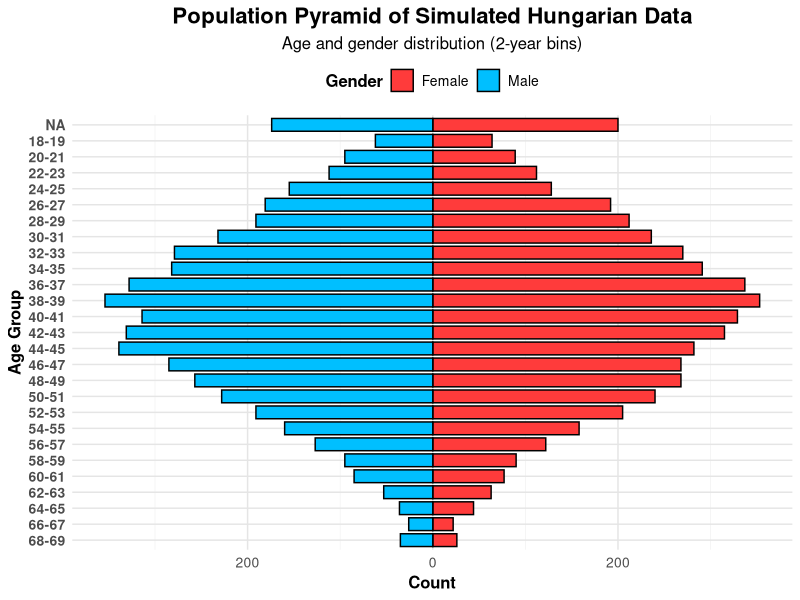
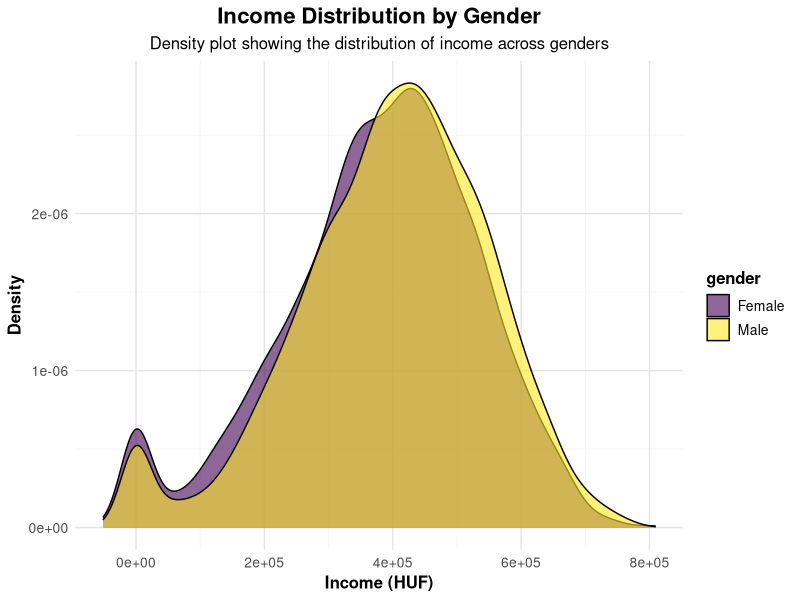
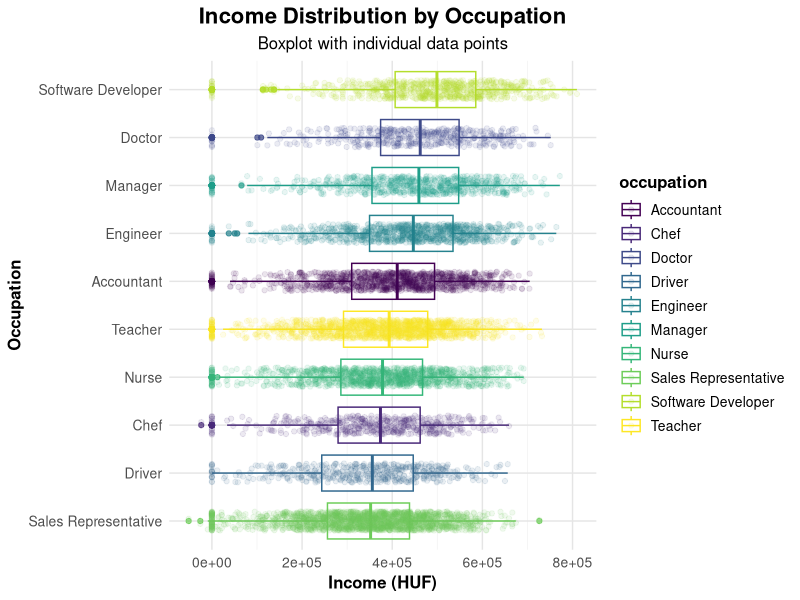
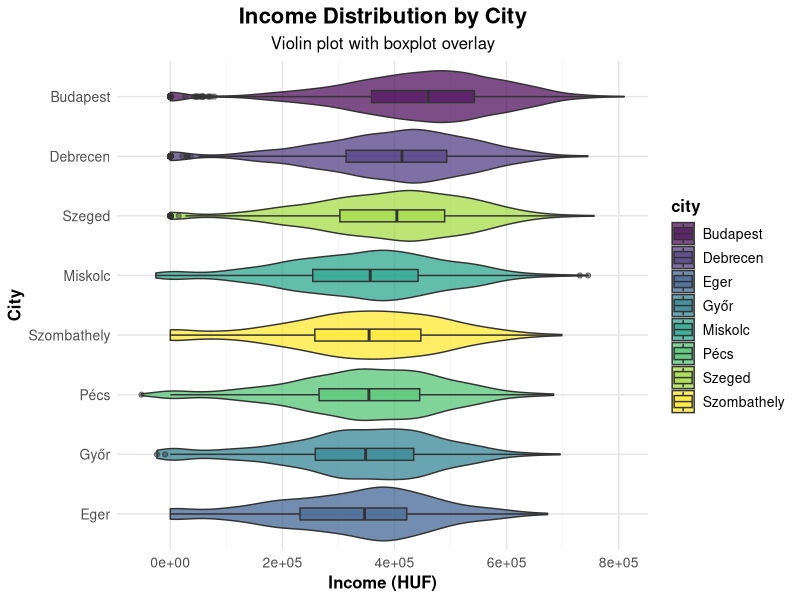
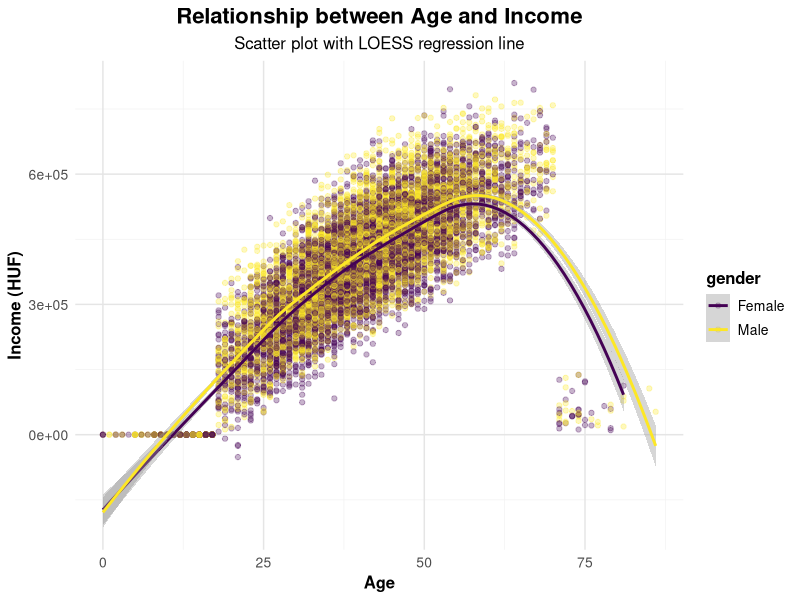
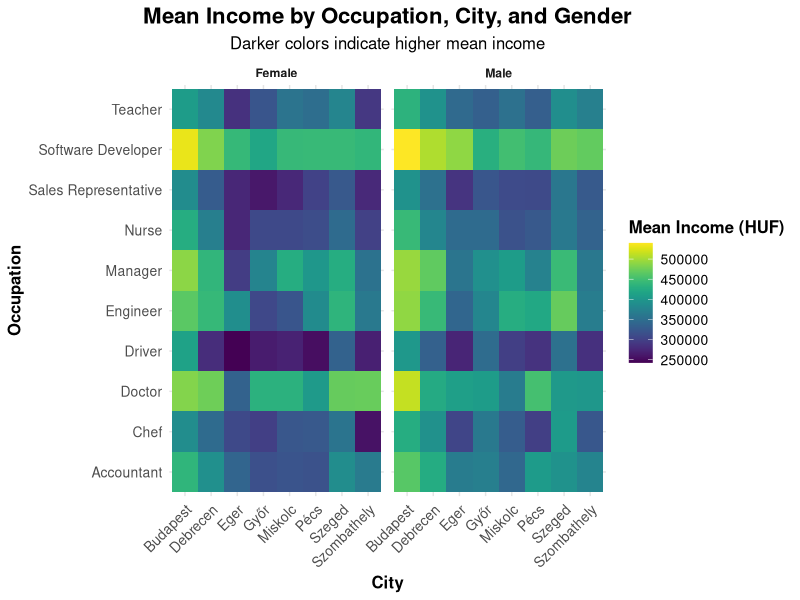
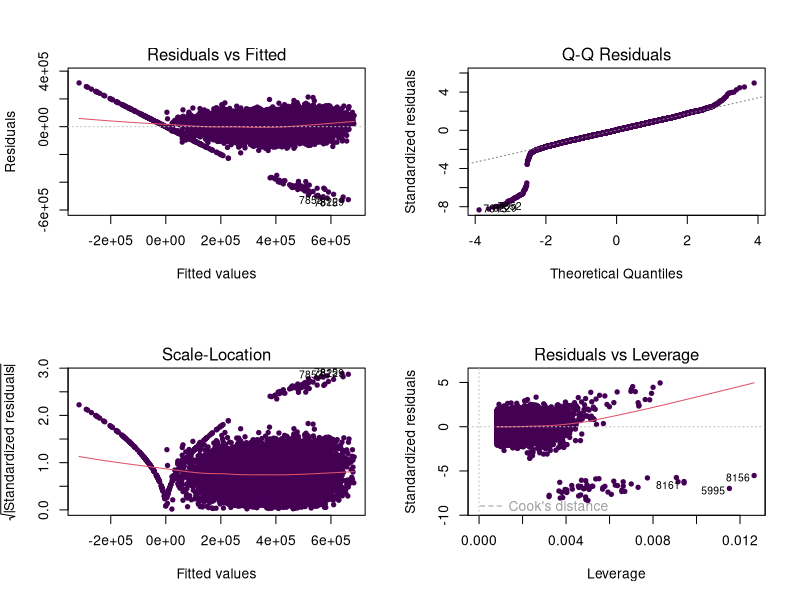
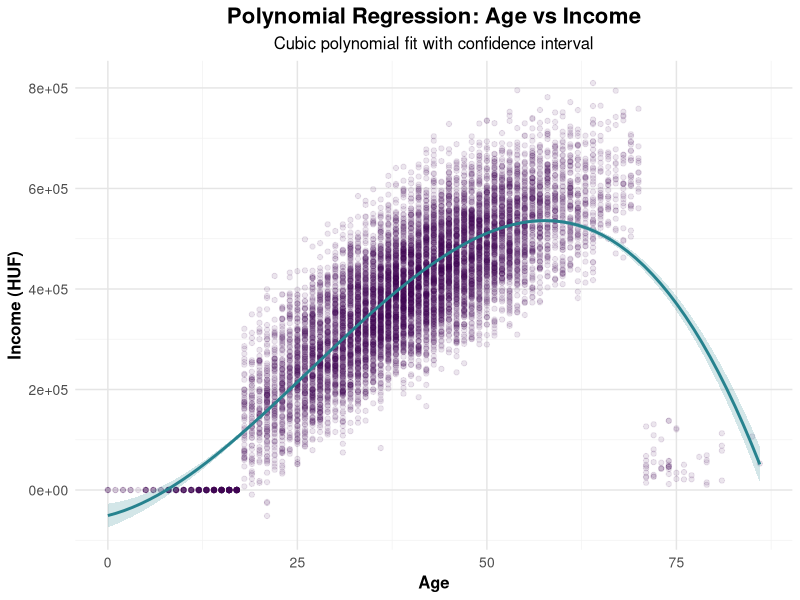

These charts were generated, in order, by the following R code:
## ---- chunk 1
knitr::opts_chunk$set(echo = TRUE, warning = FALSE, message = FALSE)
library(tidyverse)
library(car)
library(lmtest)
library(ggplot2)
library(dplyr)
library(broom)
library(viridis)
library(ggthemes)
library(knitr)
library(kableExtra)
## ---- chunk 2
# Custom theme for all plots
custom_theme <- theme_minimal() +
  theme(
    plot.title = element_text(size = 16, face = "bold", hjust = 0.5),
    plot.subtitle = element_text(size = 12, hjust = 0.5),
    axis.title = element_text(size = 12, face = "bold"),
    axis.text = element_text(size = 10),
    legend.title = element_text(size = 12, face = "bold"),
    legend.text = element_text(size = 10),
    panel.grid.major = element_line(color = "gray90"),
    panel.grid.minor = element_line(color = "gray95")
  )

# Color palette
income_palette <- viridis::viridis(10)
## ---- chunk 3
set.seed(123) # For reproducibility

# Define parameters
n <- 10000  # Number of observations
cities <- c("Budapest", "Debrecen", "Szeged", "Miskolc", "Pécs", "Győr", "Szombathely", "Eger")
# Define population weights for cities (based on approximate relative population sizes)
city_weights <- c(0.35, 0.15, 0.12, 0.10, 0.08, 0.08, 0.06, 0.06)  # Sums to 1
occupations <- c("Software Developer", "Teacher", "Doctor", "Sales Representative", 
                "Engineer", "Accountant", "Nurse", "Manager", "Chef", "Driver")
# Define occupation weights (based on approximate relative frequency in the workforce)
occupation_weights <- c(0.08, 0.15, 0.05, 0.20, 0.10, 0.12, 0.12, 0.08, 0.05, 0.05)  # Sums to 1
genders <- c("Male", "Female")

# Generate data
data <- data.frame(
  age = round(rnorm(n, mean = 40, sd = 12)),
  city = sample(cities, n, replace = TRUE, prob = city_weights),  # Use weighted sampling
  occupation = sample(occupations, n, replace = TRUE, prob = occupation_weights),  # Use weighted sampling
  gender = sample(genders, n, replace = TRUE)
)

# Ensure age is not negative
data$age <- pmax(0, data$age)

# Generate income based on relationships
data <- data %>%
  mutate(
    # Base income
    base_income = 300000,
    
    # Age effect (quadratic relationship)
    age_effect = 10000 * (age - 40) - 100 * (age - 40)^2,
    
    # City effect
    city_effect = case_when(
      city == "Budapest" ~ 100000,
      city %in% c("Debrecen", "Szeged") ~ 50000,
      TRUE ~ 0
    ),
    
    # Occupation effect
    occupation_effect = case_when(
      occupation == "Software Developer" ~ 150000,
      occupation == "Doctor" ~ 120000,
      occupation == "Manager" ~ 100000,
      occupation == "Engineer" ~ 80000,
      occupation == "Accountant" ~ 60000,
      occupation == "Teacher" ~ 40000,
      occupation == "Nurse" ~ 30000,
      occupation == "Chef" ~ 20000,
      occupation == "Driver" ~ 10000,
      TRUE ~ 0
    ),
    
    # Gender effect (simulating gender pay gap)
    gender_effect = ifelse(gender == "Male", 20000, 0),
    
    # Random noise
    noise = rnorm(n, 0, 50000)
  ) %>%
  mutate(
    # Calculate regular income
    regular_income = base_income + age_effect + city_effect + occupation_effect + gender_effect + noise,
    
    # Calculate pension (for age > 70)
    # Pension is based on previous occupation and city, but with reduced amounts
    pension_base = case_when(
      occupation == "Software Developer" ~ 120000,
      occupation == "Doctor" ~ 100000,
      occupation == "Manager" ~ 80000,
      occupation == "Engineer" ~ 70000,
      occupation == "Accountant" ~ 50000,
      occupation == "Teacher" ~ 40000,
      occupation == "Nurse" ~ 35000,
      occupation == "Chef" ~ 30000,
      occupation == "Driver" ~ 25000,
      TRUE ~ 20000
    ),
    
    # Add city adjustment to pension
    pension_city_effect = case_when(
      city == "Budapest" ~ 20000,
      city %in% c("Debrecen", "Szeged") ~ 10000,
      TRUE ~ 0
    ),
    
    # Calculate final pension with some random variation
    pension = pension_base + pension_city_effect + rnorm(n, 0, 10000),
    
    # Final income calculation
    income = case_when(
      age < 18 ~ 0,  # No income for children
      age > 70 ~ pension,  # Pension for elderly
      TRUE ~ regular_income  # Regular income for working age
    )
  ) %>%
  select(age, city, occupation, gender, income)

# Save the data
write.csv(data, "hungarian_income_data.csv", row.names = FALSE)

# Print distributions
cat("\nCity Distribution:\n")
print(table(data$city))
cat("\nOccupation Distribution:\n")
print(table(data$occupation))
cat("\nAge Distribution Summary:\n")
print(summary(data$age))
cat("\nIncome Distribution Summary:\n")
print(summary(data$income))
cat("\nIncome Distribution by Age Group:\n")
print(tapply(data$income, cut(data$age, breaks = c(0, 18, 70, Inf), labels = c("Under 18", "Working Age", "Pension Age")), summary))
## ---- chunk 4
# Summary statistics with kable
summary_stats <- summary(data)
kable(summary_stats, caption = "Summary Statistics of the Dataset") %>%
  kable_styling(bootstrap_options = c("striped", "hover", "condensed"), full_width = FALSE)
## ---- chunk 5
# Age bins for population pyramid
library(forcats)

# Create 2-year age bins for detailed population pyramid
data <- data %>%
  mutate(age_group_2yr = cut(age, breaks = seq(18, 70, by = 2), right = FALSE, include.lowest = TRUE, 
                            labels = paste(seq(18, 68, by = 2), seq(19, 69, by = 2), sep = "-")))

# Prepare data for detailed pyramid
dem_pyramid_2yr <- data %>%
  group_by(age_group_2yr, gender) %>%
  summarise(count = n(), .groups = 'drop') %>%
  mutate(count = ifelse(gender == "Male", -count, count))

# Plot detailed population pyramid
ggplot(dem_pyramid_2yr, aes(x = fct_rev(age_group_2yr), y = count, fill = gender)) +
  geom_bar(stat = "identity", width = 0.8, color = "black") +
  scale_y_continuous(labels = abs, expand = expansion(mult = c(0.05, 0.05))) +
  scale_fill_manual(values = c("Male" = "#00BFFF", "Female" = "#FF3B3B")) +
  coord_flip() +
  labs(title = "Population Pyramid of Simulated Hungarian Data",
       subtitle = "Age and gender distribution (2-year bins)",
       x = "Age Group",
       y = "Count",
       fill = "Gender") +
  custom_theme +
  theme(legend.position = "top",
        axis.text.y = element_text(size = 10, face = "bold"))

# Income distribution by gender
ggplot(data, aes(x = income, fill = gender)) +
  geom_density(alpha = 0.6) +
  scale_fill_viridis_d() +
  labs(title = "Income Distribution by Gender",
       subtitle = "Density plot showing the distribution of income across genders",
       x = "Income (HUF)",
       y = "Density") +
  custom_theme

# Income by occupation with jitter
ggplot(data, aes(x = reorder(occupation, income, FUN = median), y = income, color = occupation)) +
  geom_boxplot(alpha = 0.7) +
  geom_jitter(alpha = 0.1, width = 0.2) +
  scale_color_viridis_d() +
  coord_flip() +
  labs(title = "Income Distribution by Occupation",
       subtitle = "Boxplot with individual data points",
       x = "Occupation",
       y = "Income (HUF)") +
  custom_theme

# Income by city with violin plot
ggplot(data, aes(x = reorder(city, income, FUN = median), y = income, fill = city)) +
  geom_violin(alpha = 0.7) +
  geom_boxplot(width = 0.2, alpha = 0.5) +
  scale_fill_viridis_d() +
  coord_flip() +
  labs(title = "Income Distribution by City",
       subtitle = "Violin plot with boxplot overlay",
       x = "City",
       y = "Income (HUF)") +
  custom_theme

# Age vs income scatter plot with regression line
ggplot(data, aes(x = age, y = income, color = gender)) +
  geom_point(alpha = 0.3) +
  geom_smooth(method = "loess", se = TRUE) +
  scale_color_viridis_d() +
  labs(title = "Relationship between Age and Income",
       subtitle = "Scatter plot with LOESS regression line",
       x = "Age",
       y = "Income (HUF)") +
  custom_theme

# Create a more informative visualization of variable relationships
# Calculate mean income by category
income_by_category <- data %>%
  group_by(occupation, city, gender) %>%
  summarise(
    mean_income = mean(income),
    count = n(),
    .groups = 'drop'
  ) %>%
  arrange(desc(mean_income))

# Create a heatmap of mean income by occupation and city
ggplot(income_by_category, aes(x = city, y = occupation, fill = mean_income)) +
  geom_tile() +
  scale_fill_viridis(name = "Mean Income (HUF)") +
  facet_wrap(~gender) +
  labs(title = "Mean Income by Occupation, City, and Gender",
       subtitle = "Darker colors indicate higher mean income",
       x = "City",
       y = "Occupation") +
  custom_theme +
  theme(axis.text.x = element_text(angle = 45, hjust = 1),
        strip.text = element_text(face = "bold"))

# Create a summary table of the top 10 highest earning combinations
top_earners <- income_by_category %>%
  arrange(desc(mean_income)) %>%
  head(10)

kable(top_earners, 
      caption = "Top 10 Highest Earning Combinations",
      digits = 0) %>%
  kable_styling(bootstrap_options = c("striped", "hover", "condensed"), 
                full_width = FALSE)
## ---- chunk 6
# Test if there's a significant difference in income between genders
t_test_result <- t.test(income ~ gender, data = data)
print(t_test_result)
## ---- chunk 7
# Test if there are significant differences in income between cities
city_anova <- aov(income ~ city, data = data)
print(summary(city_anova))
## ---- chunk 8
# Test if there are significant differences in income between occupations
occupation_anova <- aov(income ~ occupation, data = data)
print(summary(occupation_anova))
## ---- chunk 9
# Test if income distributions differ between genders
male_income <- data$income[data$gender == "Male"]
female_income <- data$income[data$gender == "Female"]
ks_test <- ks.test(male_income, female_income)
print(ks_test)
## ---- chunk 10
# Test if income distributions differ between cities
kruskal_test <- kruskal.test(income ~ city, data = data)
print(kruskal_test)
## ---- chunk 11
# Convert categorical variables to factors
data$city <- as.factor(data$city)
data$occupation <- as.factor(data$occupation)
data$gender <- as.factor(data$gender)

# Fit the model
model1 <- lm(income ~ age + I(age^2) + city + occupation + gender, data = data)

# Create a beautiful model summary table
model_summary <- summary(model1)
kable(tidy(model_summary), caption = "Multiple Linear Regression Results") %>%
  kable_styling(bootstrap_options = c("striped", "hover", "condensed"), full_width = FALSE)

# Enhanced model diagnostics
par(mfrow = c(2,2))
plot(model1, col = income_palette[1], pch = 19, cex = 0.7)
## ---- chunk 12
# Fit polynomial regression
model2 <- lm(income ~ poly(age, 3), data = data)

# Create a static plot
ggplot(data, aes(x = age, y = income)) +
  geom_point(alpha = 0.1, color = income_palette[1]) +
  geom_smooth(method = "lm", formula = y ~ poly(x, 3), 
              color = income_palette[5], fill = income_palette[5], alpha = 0.2) +
  labs(title = "Polynomial Regression: Age vs Income",
       subtitle = "Cubic polynomial fit with confidence interval",
       x = "Age",
       y = "Income (HUF)") +
  custom_theme

# Model comparison
model_comparison <- data.frame(
  Model = c("Multiple Linear", "Polynomial"),
  R_squared = c(summary(model1)$r.squared, summary(model2)$r.squared),
  Adj_R_squared = c(summary(model1)$adj.r.squared, summary(model2)$adj.r.squared)
)

kable(model_comparison, caption = "Model Comparison") %>%
  kable_styling(bootstrap_options = c("striped", "hover", "condensed"), full_width = FALSE)
## ---- chunk 13
# Create a sample prediction
new_data <- data.frame(
  age = 35,
  city = "Budapest",
  occupation = "Software Developer",
  gender = "Male"
)

# Predict income
prediction <- predict(model1, newdata = new_data, interval = "prediction")
print(prediction)
